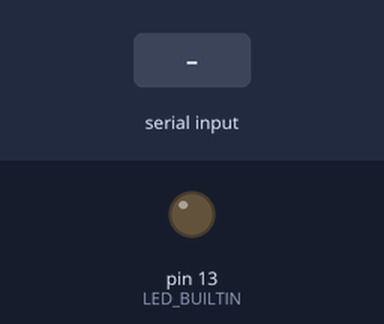
The sketch below on a simulated Arduino Uno, built with avr-gcc and run on an emulated ATmega328P. Parts: output pins drawn as LEDs (lit = HIGH). The test bench sets the inputs (shaded band).

Above: at 0.01 s.
At 1.2 s:
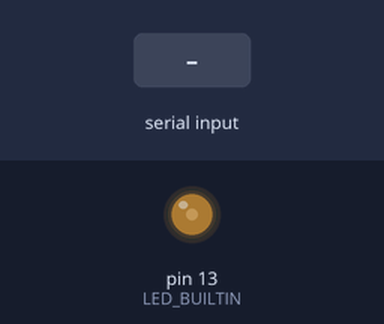
1.3 s: "90,45\n" received over Serial
At 1.52 s:
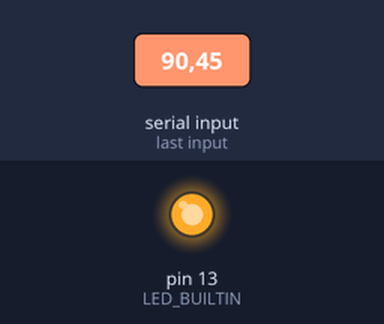
Timing chart, 0 to 10.3 s (numbered marks = the images above; inputs shaded):
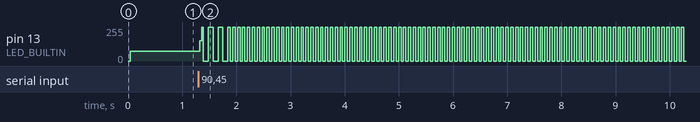

The sketch:

sketch_Serial_receive3.ino
```cpp
const int maxChars =5;

char strValue[maxChars+1];
int idx = 0;

int blinkDelay = 0;
void setup(){
    Serial.begin(9600);
    pinMode(LED_BUILTIN,OUTPUT);
}

void loop(){

    if(Serial.available()){

        char ch = (char) Serial.read();

        if (idx < maxChars && isDigit(ch)){
            strValue[idx++] = ch;
        }
        else{
            strValue[idx] =0;
            blinkDelay = atoi(strValue);
            idx = 0;
        }
    }

    digitalWrite(LED_BUILTIN,HIGH);
    delay(blinkDelay);
    digitalWrite(LED_BUILTIN,LOW);
    delay(blinkDelay);

}
```
